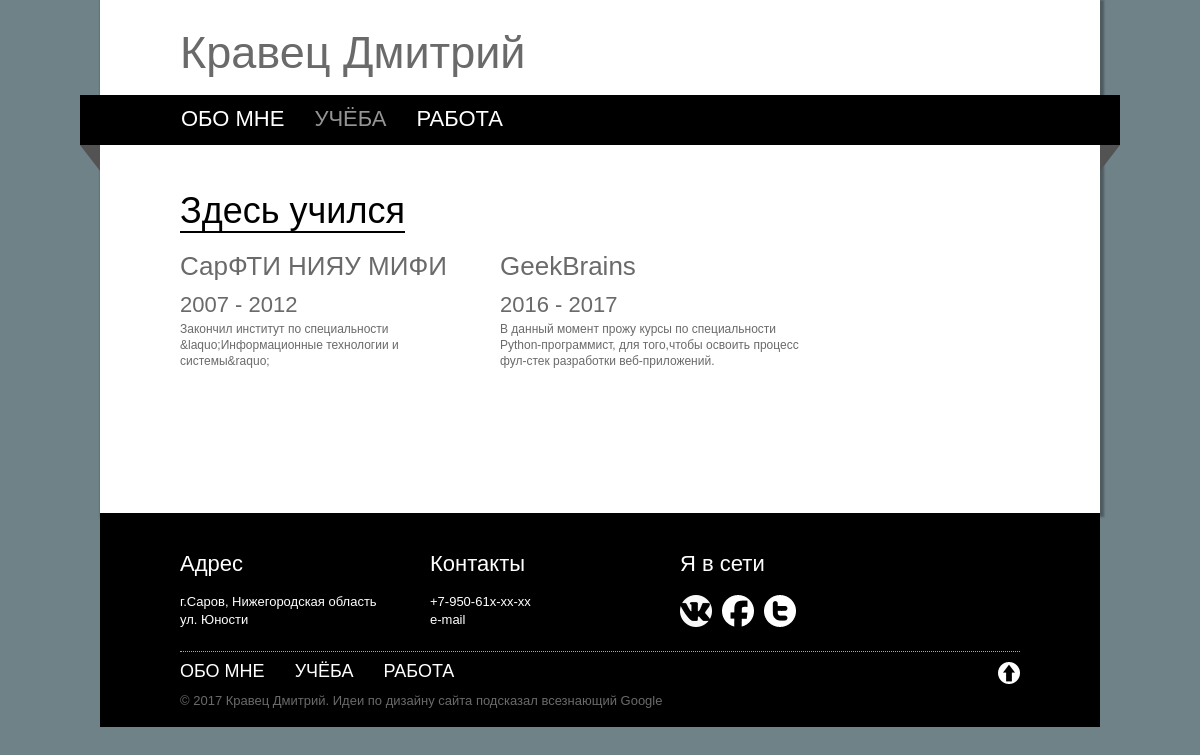
Page /education/ on the earlier database version.
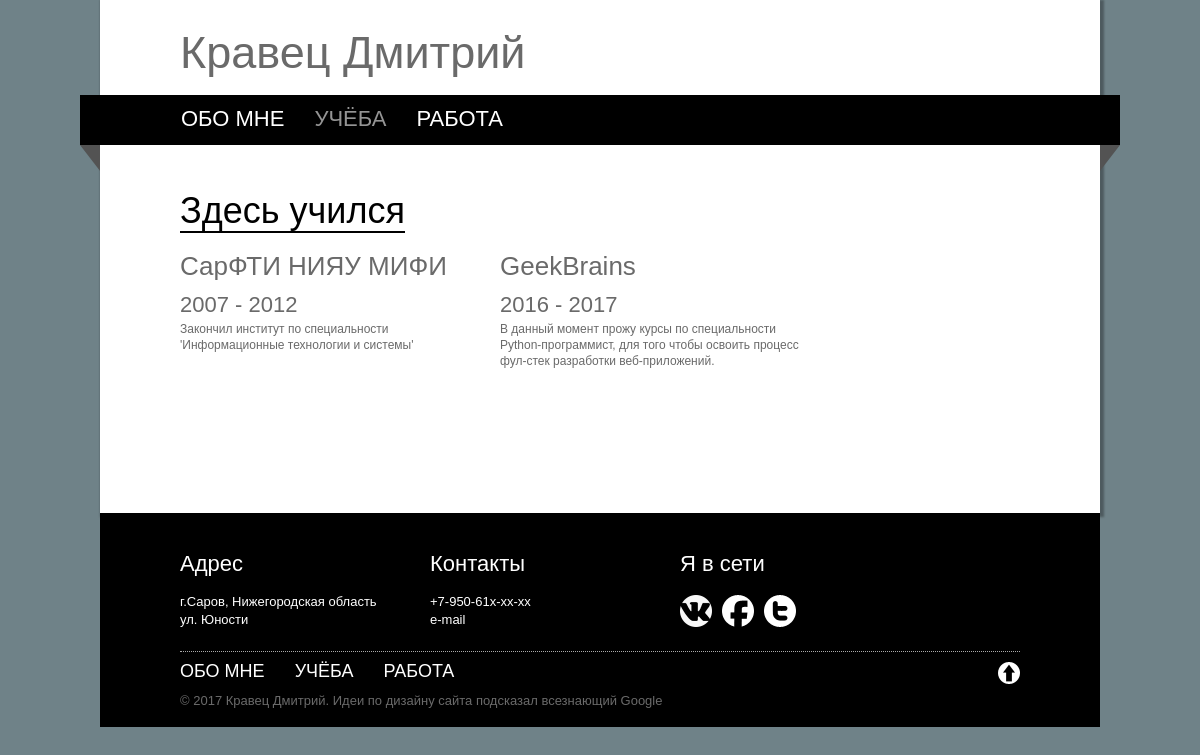
Same page on the later database version.
### mainapp/models.py (models this page shows)
class Education(models.Model):
    organization = models.CharField(verbose_name='Место обучения', max_length=32)
    region = models.CharField(verbose_name='Регион', max_length=32, blank=True)
    site = models.CharField(verbose_name='Сайт', max_length=64, blank=True)
    start_date = models.DateField(verbose_name='Начало обучения', default='2007-09-01')
    end_date = models.DateField(verbose_name='Конец обучения', default='2007-09-01')
    description = models.TextField(verbose_name='Описание')

### mainapp/views.py (the view)
# urls.py: url(r'^education/$', education, name='education'),
def education(request):
    page = 'education'
    education_places = Education.objects.all()
    return render_to_response("education.html", {"education_places": education_places, "name": name,
                                                 "surname": surname, "page": page})

### templates/education.html (shortened to what this page needs)
{% extends "base.html" %}
{% block content %}
    <section id="education">
        <div class="clearfix"><h2>Здесь учился</h2></div>
        {% for ed in education_places %}
            <div class="education-box">
                <h3>{{ ed.organization }}</h3>
                <h5>{{ ed.start_date.year }} - {{ ed.end_date.year }}</h5>
                <ul>
                    <p>
                        {{ ed.description }}
                    </p>
                </ul>
            </div>
        {% endfor %}
    </section>
{% endblock %}

Differences in the rows shown:
changed Education "СарФТИ НИЯУ МИФИ": description "Закончил институт по специальности &laquo;Информационные технологии и системы&raquo;" → "Закончил институт по специальности 'Информационные технологии и системы'"
changed Education "GeekBrains": description "В данный момент прожу курсы по специальности Python-программист, для того,чтобы освоить процесс фул-стек разработки веб-приложений." → "В данный момент прожу курсы по специальности Python-программист, для того чтобы освоить процесс фул-стек разработки веб-приложений."
